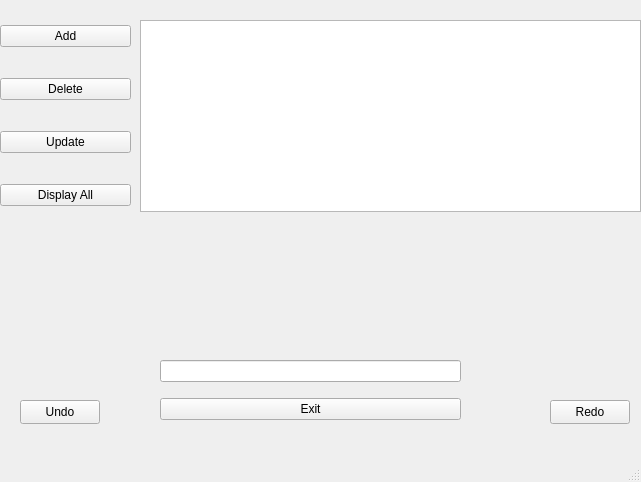
<?xml version="1.0" encoding="UTF-8"?>
<ui version="4.0">
 <class>AdminWindow</class>
 <widget class="QMainWindow" name="AdminWindow">
  <property name="geometry">
   <rect>
    <x>0</x>
    <y>0</y>
    <width>641</width>
    <height>482</height>
   </rect>
  </property>
  <property name="windowTitle">
   <string>MainWindow</string>
  </property>
  <widget class="QWidget" name="centralwidget">
   <widget class="QWidget" name="verticalLayoutWidget">
    <property name="geometry">
     <rect>
      <x>0</x>
      <y>0</y>
      <width>131</width>
      <height>231</height>
     </rect>
    </property>
    <layout class="QVBoxLayout" name="verticalLayout">
     <item>
      <widget class="QPushButton" name="pushButtonAdd">
       <property name="text">
        <string>Add</string>
       </property>
      </widget>
     </item>
     <item>
      <widget class="QPushButton" name="pushButtonDelete">
       <property name="text">
        <string>Delete</string>
       </property>
      </widget>
     </item>
     <item>
      <widget class="QPushButton" name="pushButtonUpdate">
       <property name="text">
        <string>Update</string>
       </property>
      </widget>
     </item>
     <item>
      <widget class="QPushButton" name="pushButtonDisplay">
       <property name="text">
        <string>Display All</string>
       </property>
      </widget>
     </item>
    </layout>
   </widget>
   <widget class="QWidget" name="verticalLayoutWidget_2">
    <property name="geometry">
     <rect>
      <x>160</x>
      <y>350</y>
      <width>301</width>
      <height>80</height>
     </rect>
    </property>
    <layout class="QVBoxLayout" name="verticalLayout_2">
     <item>
      <widget class="QLineEdit" name="lineEdit"/>
     </item>
     <item>
      <widget class="QPushButton" name="pushButtonExit">
       <property name="text">
        <string>Exit</string>
       </property>
      </widget>
     </item>
    </layout>
   </widget>
   <widget class="QListWidget" name="listWidget">
    <property name="geometry">
     <rect>
      <x>140</x>
      <y>20</y>
      <width>501</width>
      <height>192</height>
     </rect>
    </property>
   </widget>
   <widget class="QPushButton" name="pushButtonUndo">
    <property name="geometry">
     <rect>
      <x>20</x>
      <y>400</y>
      <width>80</width>
      <height>24</height>
     </rect>
    </property>
    <property name="text">
     <string>Undo</string>
    </property>
   </widget>
   <widget class="QPushButton" name="pushButtonRedo">
    <property name="geometry">
     <rect>
      <x>550</x>
      <y>400</y>
      <width>80</width>
      <height>24</height>
     </rect>
    </property>
    <property name="text">
     <string>Redo</string>
    </property>
   </widget>
  </widget>
  <widget class="QMenuBar" name="menubar">
   <property name="geometry">
    <rect>
     <x>0</x>
     <y>0</y>
     <width>641</width>
     <height>21</height>
    </rect>
   </property>
  </widget>
  <widget class="QStatusBar" name="statusbar"/>
 </widget>
 <resources/>
 <connections/>
</ui>
